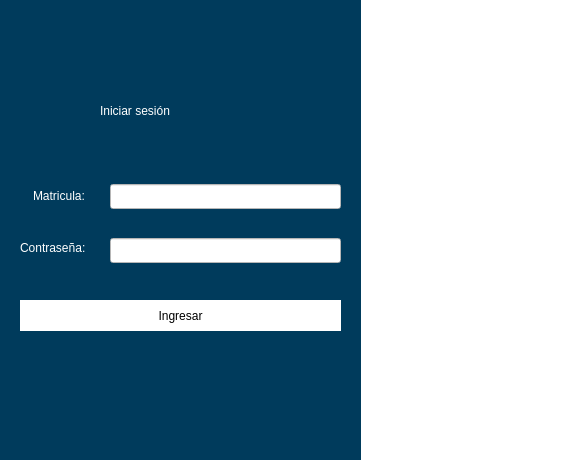
<?xml version="1.0" encoding="UTF-8"?>
<ui version="4.0">
 <class>Inicio</class>
 <widget class="QMainWindow" name="Inicio">
  <property name="geometry">
   <rect>
    <x>0</x>
    <y>0</y>
    <width>579</width>
    <height>460</height>
   </rect>
  </property>
  <property name="windowTitle">
   <string>Inicio</string>
  </property>
  <property name="windowIcon">
   <iconset resource="img.qrc">
    <normaloff>:/logos/img/logoFcc.png</normaloff>:/logos/img/logoFcc.png</iconset>
  </property>
  <property name="styleSheet">
   <string notr="true">QWidget{
	background-color: white;
}</string>
  </property>
  <widget class="QWidget" name="centralWidget">
   <widget class="QWidget" name="widget" native="true">
    <property name="geometry">
     <rect>
      <x>0</x>
      <y>0</y>
      <width>361</width>
      <height>461</height>
     </rect>
    </property>
    <property name="styleSheet">
     <string notr="true">QWidget{
	background-color: rgb(0, 59, 92);
}

QLabel{
	font: 12pt &quot;Franklin Gothic Book&quot;;
	color: white;
}

QLineEdit{
	background-color: white;
}

QLineEdit:Hover{
	border: 2px solid rgb(77, 188, 198);
}</string>
    </property>
    <widget class="QLabel" name="label">
     <property name="geometry">
      <rect>
       <x>100</x>
       <y>90</y>
       <width>171</width>
       <height>41</height>
      </rect>
     </property>
     <property name="styleSheet">
      <string notr="true">font: 20pt &quot;Franklin Gothic Demi&quot;;</string>
     </property>
     <property name="text">
      <string>Iniciar sesión </string>
     </property>
    </widget>
    <widget class="QLabel" name="label_2">
     <property name="geometry">
      <rect>
       <x>33</x>
       <y>180</y>
       <width>71</width>
       <height>31</height>
      </rect>
     </property>
     <property name="text">
      <string>Matricula:</string>
     </property>
    </widget>
    <widget class="QLabel" name="label_3">
     <property name="geometry">
      <rect>
       <x>20</x>
       <y>240</y>
       <width>81</width>
       <height>16</height>
      </rect>
     </property>
     <property name="text">
      <string>Contraseña:</string>
     </property>
    </widget>
    <widget class="QLineEdit" name="Matricula">
     <property name="geometry">
      <rect>
       <x>110</x>
       <y>184</y>
       <width>231</width>
       <height>25</height>
      </rect>
     </property>
    </widget>
    <widget class="QLineEdit" name="Contrasegnia">
     <property name="geometry">
      <rect>
       <x>110</x>
       <y>238</y>
       <width>231</width>
       <height>25</height>
      </rect>
     </property>
     <property name="echoMode">
      <enum>QLineEdit::Password</enum>
     </property>
    </widget>
    <widget class="QPushButton" name="BotonIngresar">
     <property name="geometry">
      <rect>
       <x>20</x>
       <y>300</y>
       <width>321</width>
       <height>31</height>
      </rect>
     </property>
     <property name="styleSheet">
      <string notr="true">QPushButton{
	background-color: white;
	border: none;
	font: 11pt &quot;Franklin Gothic Book&quot;;
}

QPushButton:Hover{
	border: 2px solid rgb(77, 188, 198);
}</string>
     </property>
     <property name="text">
      <string>Ingresar</string>
     </property>
    </widget>
   </widget>
   <widget class="QPushButton" name="pushButton">
    <property name="geometry">
     <rect>
      <x>360</x>
      <y>30</y>
      <width>221</width>
      <height>381</height>
     </rect>
    </property>
    <property name="styleSheet">
     <string notr="true">background-color: none;
border: none;
image: url(:/logos/img/EscudoPartido.png);</string>
    </property>
    <property name="text">
     <string/>
    </property>
   </widget>
   <widget class="QPushButton" name="pushButton_3">
    <property name="geometry">
     <rect>
      <x>360</x>
      <y>390</y>
      <width>221</width>
      <height>61</height>
     </rect>
    </property>
    <property name="styleSheet">
     <string notr="true">background-color: none;
border: none;
image: url(:/logos/img/FCC.png);</string>
    </property>
    <property name="text">
     <string/>
    </property>
   </widget>
  </widget>
 </widget>
 <layoutdefault spacing="6" margin="11"/>
 <resources>
  <include location="img.qrc"/>
 </resources>
 <connections/>
</ui>
